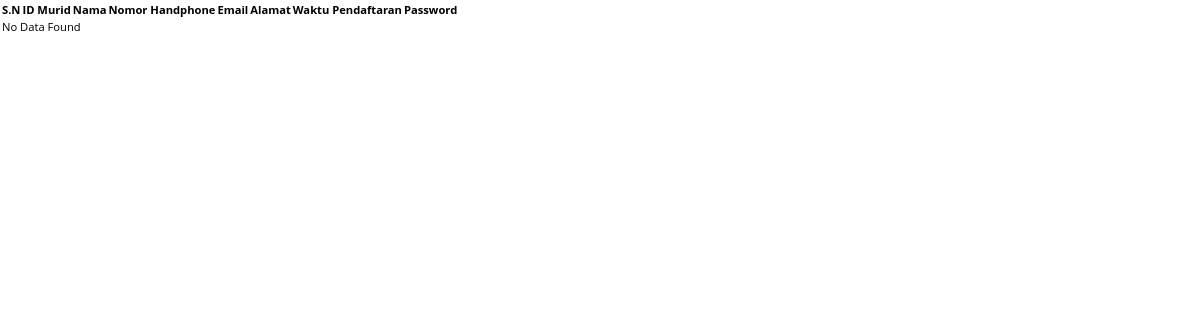
The app's page /data_murid_tes.php, older data.
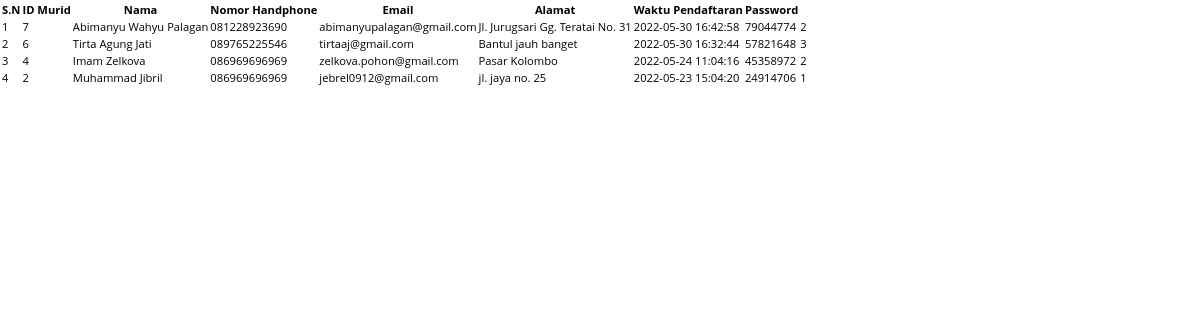
The same page, newer data.
### tables this page shows
CREATE TABLE `murid` (
  `idMurid` int(10) UNSIGNED NOT NULL,
  `nama` varchar(50) NOT NULL,
  `noHP` varchar(15) NOT NULL,
  `email` varchar(50) NOT NULL,
  `alamat` varchar(50) NOT NULL,
  `waktuPendaftaran` datetime NOT NULL,
  `password` varchar(20) DEFAULT NULL,
  `idProgram` int(10) UNSIGNED DEFAULT NULL,
  `idPembayaran` int(10) UNSIGNED DEFAULT NULL
);

### data_murid_tes.php (the view, shortened to what this page needs)
<?php
    include("db.php");
    $db= $con;
    $tableName="murid";
    $columns= ['idMurid', 'nama','noHP','email','alamat', 'waktuPendaftaran','password','idProgram'];
    $fetchData = fetch_data($db, $tableName, $columns);
    function fetch_data($db, $tableName, $columns){
    if(empty($db)){
        $msg= "Database connection error";
    } elseif (empty($columns) || !is_array($columns)) {
        $msg="columns Name must be defined in an indexed array";
    } elseif(empty($tableName)) {
        $msg= "Table Name is empty";
    } else {
        $columnName = implode(", ", $columns);
        $query = "SELECT ".$columnName." FROM $tableName"." ORDER BY idMurid DESC";
        $result = $db->query($query);
        if($result== true){
            if ($result->num_rows > 0) {
                $row= mysqli_fetch_all($result, MYSQLI_ASSOC);
                $msg= $row;
            } else {
                $msg= "No Data Found";
            }
        } else {
            $msg= mysqli_error($db);
        }
    }
    return $msg;
    }
?>
<!DOCTYPE html>
<html>
<head>
  <link rel="stylesheet" href="style.css">
</head>
<body>
<div class="container">
 <div class="row">
   <div class="col-sm-8">
    <div class="table-responsive">
      <table class="table table-bordered">
       <thead><tr><th>S.N</th>
         <th>ID Murid</th>
         <th>Nama</th>
         <th>Nomor Handphone</th>
         <th>Email</th>
         <th>Alamat</th>
         <th>Waktu Pendaftaran</th>
         <th>Password</th>
    </thead>
    <tbody>
  <?php
      if(is_array($fetchData)){
      $sn=1;
      foreach($fetchData as $data){
    ?>
      <tr>
      <td><?php echo $sn; ?></td>
      <td><?php echo $data['idMurid']??''; ?></td>
      <td><?php echo $data['nama']??''; ?></td>
      <td><?php echo $data['noHP']??''; ?></td>
      <td><?php echo $data['email']??''; ?></td>
      <td><?php echo $data['alamat']??''; ?></td>
      <td><?php echo $data['waktuPendaftaran']??''; ?></td>
      <td><?php echo $data['password']??''; ?></td>
      <td><?php echo $data['idProgram']??''; ?></td>
     </tr>
     <?php
      $sn++;}}else{ ?>
      <tr>
        <td colspan="8">
    <?php echo $fetchData; ?>
  </td>
    <?php
    }?>
    </tbody>
     </table>
   </div>
</div>
</div>
</div>
</body>
</html>

### css/style.css (style rules this page uses)
:root { --gradient:linear-gradient(90deg, #646464, #646464); }
* { font-family: 'Open Sans', sans-serif; margin:0; padding:0; box-sizing: border-box; border:none; outline: none; text-decoration: none; transition: all .2s linear; background-color: ; }
html { font-size: 70%; overflow-x: hidden; }

Row changes from the older to the newer data that the page shows:
added murid: idMurid "7", nama "Abimanyu Wahyu Palagan", noHP "081228923690", email "abimanyupalagan@gmail.com", alamat "Jl. Jurugsari Gg. Teratai No. 31", waktuPendaftaran "2022-05-30 16:42:58", password "79044774", idProgram "2"
added murid: idMurid "6", nama "Tirta Agung Jati", noHP "089765225546", email "tirtaaj@gmail.com", alamat "Bantul jauh banget", waktuPendaftaran "2022-05-30 16:32:44", password "57821648", idProgram "3"
added murid: idMurid "4", nama "Imam Zelkova", noHP "086969696969", email "zelkova.pohon@gmail.com", alamat "Pasar Kolombo", waktuPendaftaran "2022-05-24 11:04:16", password "45358972", idProgram "2"
added murid: idMurid "2", nama "Muhammad Jibril", noHP "086969696969", email "jebrel0912@gmail.com", alamat "jl. jaya no. 25", waktuPendaftaran "2022-05-23 15:04:20", password "24914706", idProgram "1"
Text that changed along with them:
$fetchData: "No Data Found" → (not shown)
